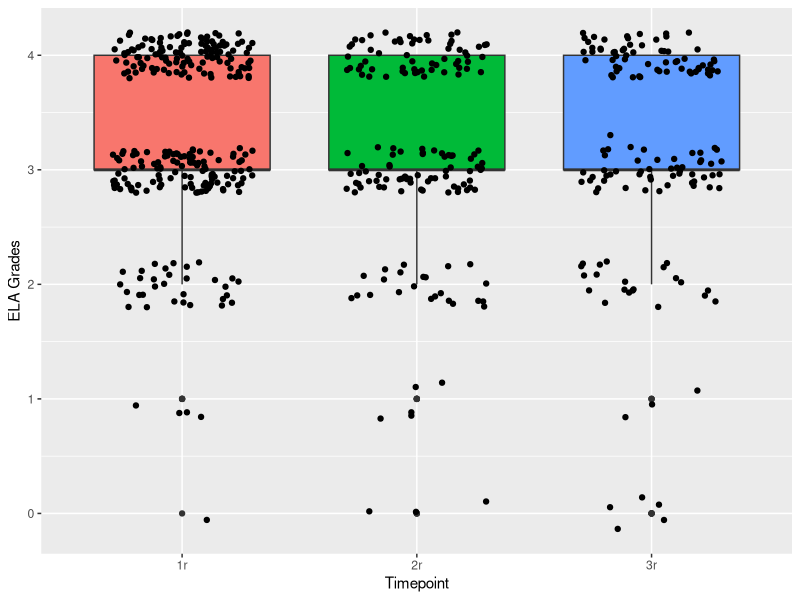

Recreate this plot in R.
# ------- DESCRIPTION -------------
# Reading habits 
#	Manuscript

# University of Arizona
# Jessie Erikson Pyarelal

# Created 2024-07-10

# ---- Packages used ----
library(Hmisc)
library(dplyr)
library(tidyverse)
library(rstatix)
# library(corrtable)

# ---- Import CSV file ----

data <- read.csv("data_in/TMD123_Master_Scored.csv")

# TGRDE1r = ELA grade at T1
# TGRDE2r = ELA grade at T2
# TGRDE3r = ELA grade at T3

str(data$TGRDE1r)
str(data$TGRDE2r)
str(data$TGRDE3r)

data[] <- lapply(data, as.numeric)

# data$TGRDE1r <- as.numeric(data$TGRDE1r)
# data$TGRDE2r <- as.numeric(data$TGRDE2r)

unique(data$TGRDE1r)
unique(data$TGRDE2r)
unique(data$TGRDE3r)

data$TGRDE1r <- na_if(data$TGRDE1r, 99)
data$TGRDE3r <- na_if(data$TGRDE3r, -99)

mean(data$TGRDE1r, na.rm=TRUE)
mean(data$TGRDE2r, na.rm=TRUE)
mean(data$TGRDE3r, na.rm=TRUE)

rh <- data %>%
  select(FAMID, 
         TGRDE1r, TGRDE2r, TGRDE3r, # ELA grades
         TGRDE1__2, TGRDE2, TGRDE3, # type of ELA class
         T1MMOD, T2MMOD, T3MMOD, # youth report of mom modeling
         T1DMOD, T2DMOD, T3DMOD, # youth report of mom modeling
         T1RATTap, T2RATTap, T3RATTap, # attitudes - academic print
         T1RATTad, T2RATTad, T3RATTad, # attitudes - academic digital
         T1RATTrp, T2RATTrp, T3RATTrp, # attitudes - recreational print
         T1RATTrd, T2RATTrd, T3RATTrd, # attitudes - recreational digital
         TREAD011, TREAD012, TREAD013, # reading habits - work or school
         TREAD021, TREAD022, TREAD023, # reading habits - pleasure
         TREAD031, TREAD032, TREAD033, # reading habits - current events
         TREAD041, TREAD042, TREAD043, # reading habits - research topic
         T1READ, T2READ, T3READ) #reading habits - overall)

# rh$TGRDE1 = rh$TGRDE1r
# rh$TGRDE2 = rh$TGRDE2r
# rh$TGRDE3 = rh$TGRDE3r

# giant correlation matrix!
cor(rh, method = "pearson", use = "complete.obs")

rh1 <- rh %>% select(T1MMOD, T1DMOD, T2RATTap, T2RATTad, T2RATTrp, T2RATTrd, T3READ)

rh1

str(rh1)

rh_corr_matrix <- Hmisc::rcorr(as.matrix(rh1), type = "pearson")

rh_corr_matrix

# trying to look at grades longitudinally...
grades <- rh %>%
  select(FAMID, TGRDE1r, TGRDE2r, TGRDE3r)

grades_long <- grades %>% 
  select(FAMID, TGRDE1r, TGRDE2r, TGRDE3r) %>%
  pivot_longer(cols = c(TGRDE1r, TGRDE2r, TGRDE3r), 
               names_to = "timepoint", 
               names_prefix = "TGRDE", 
               values_to = "grade", 
               values_drop_na = TRUE)

unique(grades_long$grade)

grades_long %>% 
  group_by(timepoint) %>% 
  get_summary_stats(grade)

grades_long %>% 
ggplot(aes(timepoint, grade, fill = timepoint)) +
  geom_boxplot() +
  geom_jitter(width = 0.3) +
  guides(fill = "none") +
  labs(x = "Timepoint", y = "ELA Grades")
